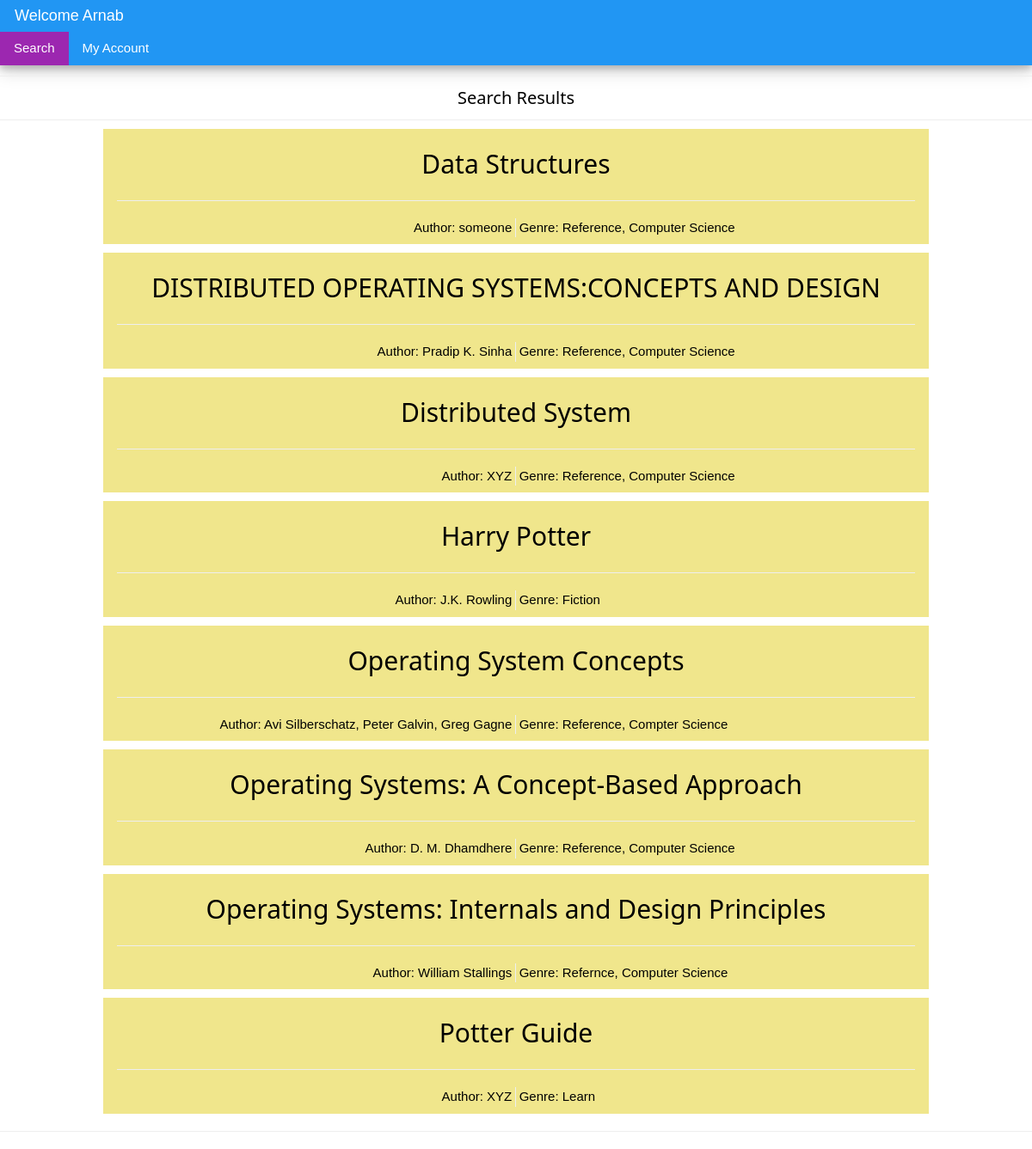
The page /search.php (signed in) on the database its author committed.
### tables this page shows
CREATE TABLE `books` (
  `title` varchar(200) NOT NULL,
  `id` bigint(20) NOT NULL,
  `author` varchar(200) NOT NULL,
  `genre` varchar(50) NOT NULL,
  `orders` varchar(50) DEFAULT NULL,
  `borrows` varchar(50) DEFAULT NULL,
  `stud_id` varchar(30) DEFAULT NULL
);

### search.php (the view, shortened to what this page needs)
<!DOCTYPE html>
<html>
<head>
	<link rel="stylesheet" href="w3.css">
<?php
	if(isset($_SESSION["id"])){
		$name = $_SESSION["fname"];
	}
	else{
		$name = "Guest";
	}
?>
</head>
<body>
	<div style="box-shadow: 0 4px 8px 0 rgba(0, 0, 0, 0.2), 0 6px 20px 0 rgba(0, 0, 0, 0.19);">
		<div class="w3-panel w3-blue" style = "margin: 0;">
	  		<p style = "margin: 5px 5px 5px 1px; font-size: 120%">Welcome <?=$name?></p>
		</div>
		<div class="w3-bar w3-blue" style="margin-bottom: 1%">
	  		<a href="studSearch.php" class="w3-bar-item w3-button w3-ripple w3-hover-indigo w3-purple">
	  			Search
	  		</a>
	  		<a href="accnt.php" class="w3-bar-item w3-button w3-ripple w3-hover-indigo">	My Account
	  		</a>
		</div>
	</div>
	<div>
		<hr style="margin: 0; padding: 0">
		<center><h4>Search Results</h4></center>
		<hr style="margin: 0; padding: 0">
	</div>
<?php
$servername = "localhost";
$username = "root";
$password = "";
$dbname = "librman";
$conn = new mysqli($servername, $username, $password, $dbname);
$name =  $_GET["search"];
$nameX = "title like '%".$name."%'";
$str = $nameX;
$sql = "SELECT * FROM Books WHERE ".$str." group by title";
$result = mysqli_query($conn, $sql);
while($row = mysqli_fetch_array($result)): ?>
	<a href = "order.php?book=<?= $row["title"]?>" class="w3-btn w3-ripple w3-khaki" style="margin: 10px auto; width: 80%; display: block;">
		<h2 style="text-align: center; margin-bottom: 0px; padding-bottom: 0"><?=$row["title"]?></h2>
		<hr>
		<div class="w3-col" style="width: 50%; border-right: 1px solid #eceff1; text-align: right; padding-right: 0.4%">Author: <?=$row["author"]?></div><div class="w3-col" style="width: 50%; text-align: left; padding-left: 0.4%">Genre: <?=$row["genre"]?></div>
	</a>
<?php endwhile;
?>
<hr>
</body>
</html>

### w3.css (style rules this page uses)
*,*:before,*:after { box-sizing:inherit }
html { -ms-text-size-adjust:100%;-webkit-text-size-adjust:100% }
body { margin:0 }
a { background-color:transparent;-webkit-text-decoration-skip:objects }
hr { box-sizing:content-box;height:0;overflow:visible }
html,body { font-family:Verdana,sans-serif;font-size:15px;line-height:1.5 }
html { overflow-x:hidden }
h2 { font-size:30px }
h4 { font-size:20px }
h1,h2,h3,h4,h5,h6 { font-family:"Segoe UI",Arial,sans-serif;font-weight:400;margin:10px 0 }
hr { border:0;border-top:1px solid #eee;margin:20px 0 }
a { color:inherit }
.w3-btn,.w3-button { border:none;display:inline-block;outline:0;padding:8px 16px;vertical-align:middle;overflow:hidden;text-decoration:none;color:inherit;background-color:inherit;text-align:center;cursor:pointer;white-space:nowrap }
.w3-btn,.w3-button { -webkit-touch-callout:none;-webkit-user-select:none;-khtml-user-select:none;-moz-user-select:none;-ms-user-select:none;user-select:none }
.w3-ripple { transition:opacity 0s }
.w3-bar { width:100%;overflow:hidden }
.w3-bar .w3-bar-item { padding:8px 16px;float:left;width:auto;border:none;outline:none;display:block }
.w3-bar .w3-button { white-space:normal }
.w3-container:after,.w3-container:before,.w3-panel:after,.w3-panel:before,.w3-row:after,.w3-row:before,.w3-row-padding:after,.w3-row-padding:before, .w3-cell-row:before,.w3-cell-row:after,.w3-clear:after,.w3-clear:before,.w3-bar:before,.w3-bar:after { content:"";display:table;clear:both }
.w3-col,.w3-half,.w3-third,.w3-twothird,.w3-threequarter,.w3-quarter { float:left;width:100% }
.w3-container,.w3-panel { padding:0.01em 16px }
.w3-panel { margin-top:16px;margin-bottom:16px }
.w3-blue,.w3-hover-blue:hover { color:#fff!important;background-color:#2196F3!important }
.w3-khaki,.w3-hover-khaki:hover { color:#000!important;background-color:#f0e68c!important }
.w3-purple,.w3-hover-purple:hover { color:#fff!important;background-color:#9c27b0!important }

### rows shown on the page
books: title "Data Structures", author "someone", genre "Reference, Computer Science"
books: title "DISTRIBUTED OPERATING SYSTEMS:CONCEPTS AND DESIGN", author "Pradip K. Sinha", genre "Reference, Computer Science"
books: title "Distributed System", author "XYZ", genre "Reference, Computer Science"
books: title "Harry Potter", author "J.K. Rowling", genre "Fiction"
books: title "Operating System Concepts", author "Avi Silberschatz, Peter Galvin, Greg Gagne", genre "Reference, Compter Science"
books: title "Operating Systems: A Concept-Based Approach", author "D. M. Dhamdhere", genre "Reference, Computer Science"
books: title "Operating Systems: Internals and Design Principles", author "William Stallings", genre "Refernce, Computer Science"
books: title "Potter Guide", author "XYZ", genre "Learn"

### other values the page prints
$name "Arnab"
